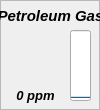
  <widget class="QFrame" name="frame_9">
   <property name="geometry">
    <rect>
     <x>340</x>
     <y>250</y>
     <width>100</width>
     <height>110</height>
    </rect>
   </property>
   <property name="minimumSize">
    <size>
     <width>100</width>
     <height>110</height>
    </size>
   </property>
   <property name="maximumSize">
    <size>
     <width>100</width>
     <height>110</height>
    </size>
   </property>
   <property name="toolTip">
    <string>&lt;html&gt;
&lt;head/&gt;
&lt;body&gt;
&lt;p&gt;
&lt;span style=&quot; font-weight:600; font-style:italic;&quot;&gt;(MQ-6) Petroleum Gas&lt;/span&gt;
&lt;/p&gt;

&lt;p&gt;
&lt;span style=&quot; font-size:12pt;&quot;&gt;- Petroleum Gas&lt;/span&gt;&lt;br/&gt;
&lt;span style=&quot; font-size:12pt;&quot;&gt;- Isobutane&lt;/span&gt;&lt;br/&gt;
&lt;span style=&quot; font-size:12pt;&quot;&gt;- Propane&lt;/span&gt;&lt;br/&gt;
&lt;span style=&quot; font-size:12pt;&quot;&gt;- Butane&lt;/span&gt;
&lt;/p&gt;
&lt;/body&gt;
&lt;/html&gt;</string>
   </property>
   <property name="toolTipDuration">
    <number>4000</number>
   </property>
   <property name="frameShape">
    <enum>QFrame::StyledPanel</enum>
   </property>
   <property name="frameShadow">
    <enum>QFrame::Plain</enum>
   </property>
   <widget class="QLabel" name="label_10">
    <property name="geometry">
     <rect>
      <x>0</x>
      <y>0</y>
      <width>101</width>
      <height>31</height>
     </rect>
    </property>
    <property name="font">
     <font>
      <pointsize>11</pointsize>
      <weight>75</weight>
      <italic>true</italic>
      <bold>true</bold>
      <underline>false</underline>
     </font>
    </property>
    <property name="text">
     <string>Petroleum Gas</string>
    </property>
    <property name="alignment">
     <set>Qt::AlignCenter</set>
    </property>
   </widget>
   <widget class="QLabel" name="label_ch12">
    <property name="geometry">
     <rect>
      <x>0</x>
      <y>80</y>
      <width>71</width>
      <height>31</height>
     </rect>
    </property>
    <property name="font">
     <font>
      <pointsize>10</pointsize>
      <weight>75</weight>
      <italic>true</italic>
      <bold>true</bold>
     </font>
    </property>
    <property name="text">
     <string>0 ppm</string>
    </property>
    <property name="alignment">
     <set>Qt::AlignCenter</set>
    </property>
   </widget>
   <widget class="QProgressBar" name="progressBar_ch12">
    <property name="geometry">
     <rect>
      <x>70</x>
      <y>30</y>
      <width>21</width>
      <height>71</height>
     </rect>
    </property>
    <property name="sizePolicy">
     <sizepolicy hsizetype="Fixed" vsizetype="Expanding">
      <horstretch>0</horstretch>
      <verstretch>0</verstretch>
     </sizepolicy>
    </property>
    <property name="maximum">
     <number>5000</number>
    </property>
    <property name="value">
     <number>0</number>
    </property>
    <property name="alignment">
     <set>Qt::AlignCenter</set>
    </property>
    <property name="textVisible">
     <bool>false</bool>
    </property>
    <property name="orientation">
     <enum>Qt::Vertical</enum>
    </property>
    <property name="invertedAppearance">
     <bool>false</bool>
    </property>
    <property name="textDirection">
     <enum>QProgressBar::TopToBottom</enum>
    </property>
   </widget>
   <widget class="QLabel" name="icon_ch12">
    <property name="geometry">
     <rect>
      <x>10</x>
      <y>30</y>
      <width>51</width>
      <height>51</height>
     </rect>
    </property>
    <property name="text">
     <string/>
    </property>
    <property name="pixmap">
     <pixmap resource="../resources.qrc">:/resources/img/resources/img/petroleum_gas.png</pixmap>
    </property>
    <property name="scaledContents">
     <bool>true</bool>
    </property>
   </widget>
  </widget>
